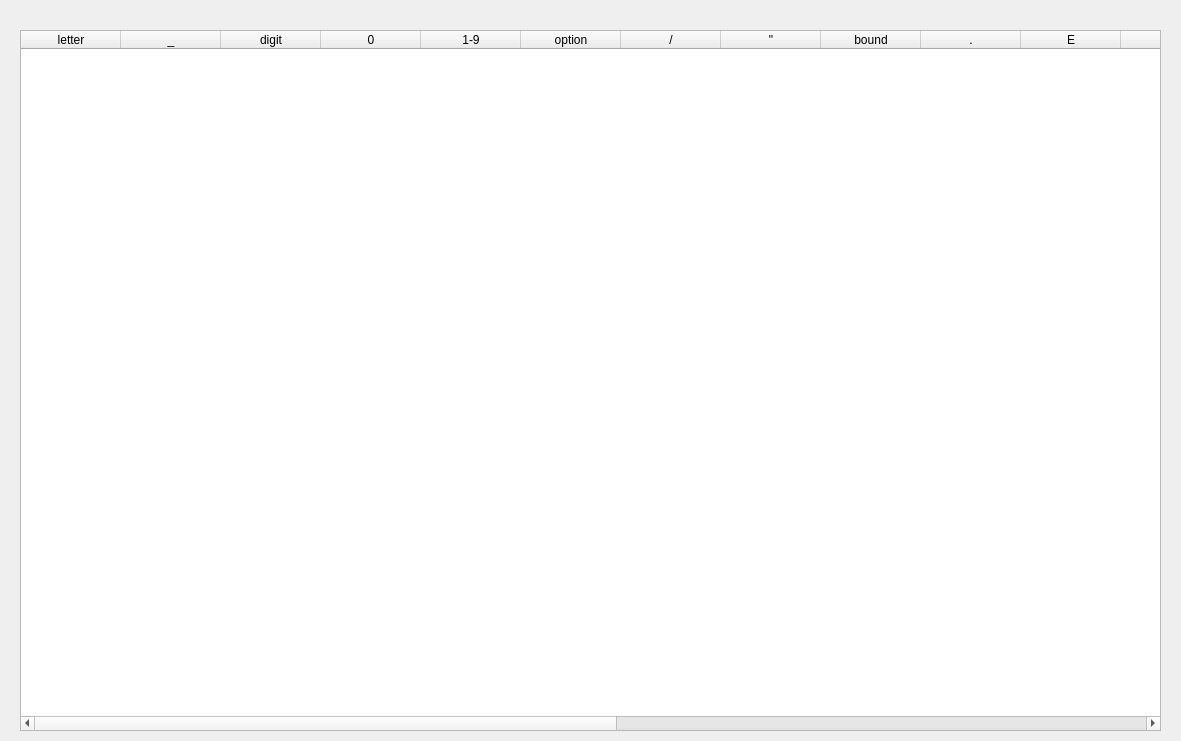
<?xml version="1.0" encoding="UTF-8"?>
<ui version="4.0">
 <class>Form</class>
 <widget class="QWidget" name="Form">
  <property name="geometry">
   <rect>
    <x>0</x>
    <y>0</y>
    <width>1181</width>
    <height>741</height>
   </rect>
  </property>
  <property name="windowTitle">
   <string>Form</string>
  </property>
  <widget class="QTableWidget" name="trans_table">
   <property name="geometry">
    <rect>
     <x>20</x>
     <y>30</y>
     <width>1141</width>
     <height>701</height>
    </rect>
   </property>
   <column>
    <property name="text">
     <string>letter</string>
    </property>
   </column>
   <column>
    <property name="text">
     <string>_</string>
    </property>
   </column>
   <column>
    <property name="text">
     <string>digit</string>
    </property>
   </column>
   <column>
    <property name="text">
     <string>0</string>
    </property>
   </column>
   <column>
    <property name="text">
     <string>1-9</string>
    </property>
   </column>
   <column>
    <property name="text">
     <string>option</string>
    </property>
   </column>
   <column>
    <property name="text">
     <string>/</string>
    </property>
   </column>
   <column>
    <property name="text">
     <string>&quot;</string>
    </property>
   </column>
   <column>
    <property name="text">
     <string>bound</string>
    </property>
   </column>
   <column>
    <property name="text">
     <string>.</string>
    </property>
   </column>
   <column>
    <property name="text">
     <string>E</string>
    </property>
   </column>
   <column>
    <property name="text">
     <string>+</string>
    </property>
   </column>
   <column>
    <property name="text">
     <string>-</string>
    </property>
   </column>
   <column>
    <property name="text">
     <string>1-7</string>
    </property>
   </column>
   <column>
    <property name="text">
     <string>x</string>
    </property>
   </column>
   <column>
    <property name="text">
     <string>0-7</string>
    </property>
   </column>
   <column>
    <property name="text">
     <string>a-f</string>
    </property>
   </column>
   <column>
    <property name="text">
     <string>*</string>
    </property>
   </column>
   <column>
    <property name="text">
     <string>=</string>
    </property>
   </column>
   <column>
    <property name="text">
     <string>other</string>
    </property>
   </column>
   <column>
    <property name="text">
     <string>legal</string>
    </property>
   </column>
  </widget>
 </widget>
 <resources/>
 <connections/>
</ui>
